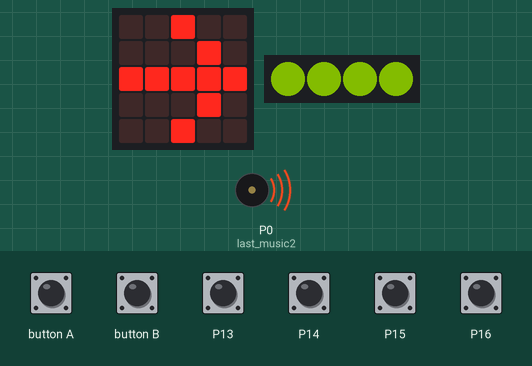
This program was run on a simulated BBC micro:bit running MicroPython. On the bench: the board's 5×5 LED display, 4 RGB LEDs in strip order, left to right, buzzer (waves = sounding). The test bench sets the inputs (shaded band); at power-on: P13–16 HIGH. Dim RGB values are drawn brighter than linear; random numbers come from a fixed seed.

Above: at 1.2 s.
1.3 s: P14 pulled LOW for 0.15 s
At 1.7 s:
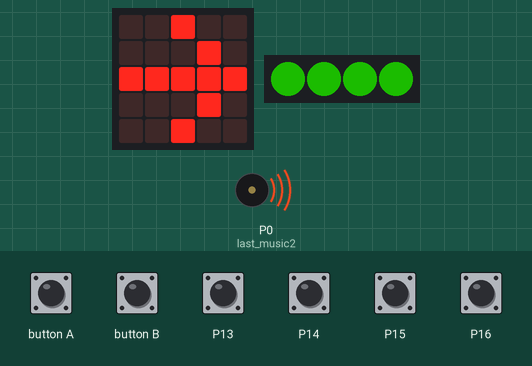
2.0 s: P16 pulled LOW for 0.15 s
At 2.4 s:
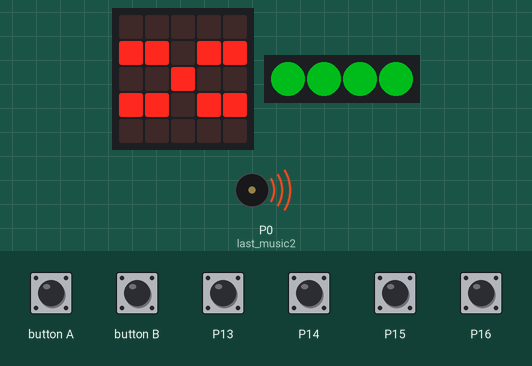
2.7 s: P14 pulled LOW for 1 s
At 3.97 s:
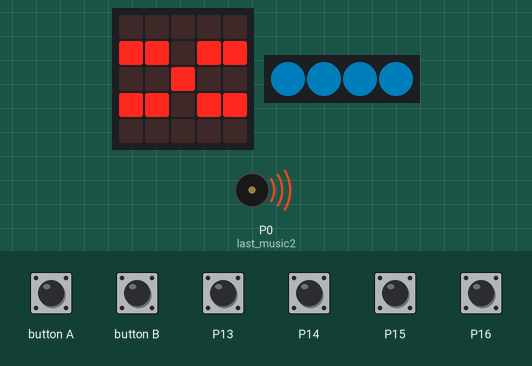
4.3 s: P16 pulled LOW for 1 s
At 4.7 s:
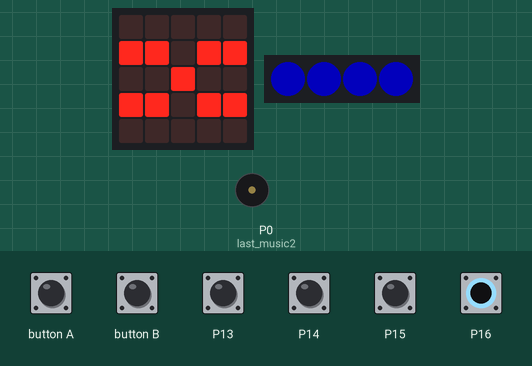
5.9 s: P14 pulled LOW for 0.15 s
At 6.3 s:
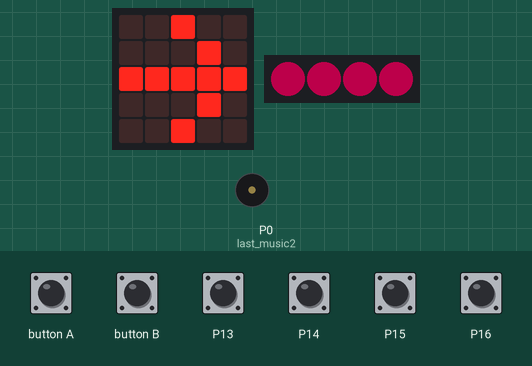
6.6 s: P16 pulled LOW for 0.15 s
At 7.0 s:
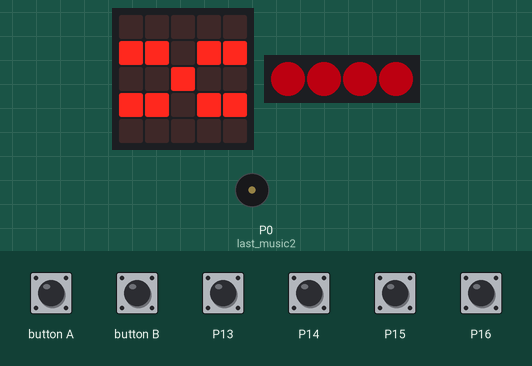
Timing chart, 0 to 10.7 s (numbered marks = the images above; inputs shaded):
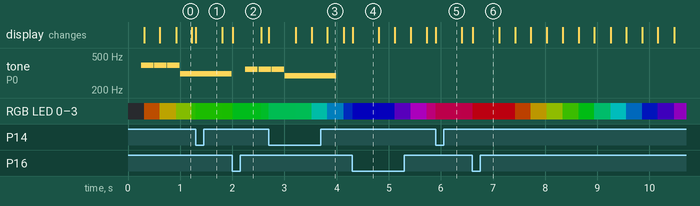

Measured:
- by itself, tone on P0 (last_music2): plays 349 Hz for 0.24 s, 294 Hz for 0.99 s
- what the display in image 4 shows lasts 0.5 s, from 4.3 s to 4.8 s

The program:

Lesson04.py
```python
from microbit import *
import music
import neopixel
import random

# 全局变量初始化
volume = 50
music_mode = 0  # 0=手动模式, 1=随机模式
music2 = 0  # 当前音乐索引
last_music2 = -1  # 上一次播放的音乐索引
hue = 0  # 灯光色相值

# 初始化NeoPixel
strip = neopixel.NeoPixel(pin8, 4)

# 预定义旋律列表 - MicroPython内置旋律
melodies = [
    "DADADADUM",
    "ENTERTAINER",
    "PRELUDE",
    "ODE",
    "NYAN",
    "RINGTONE",
    "FUNK",
    "BLUES",
    "BIRTHDAY",
    "WEDDING",
    "FUNERAL",
    "PUNCHLINE",
    "BADDY",
    "CHASE",
    "BA_DING",
    "WAWAWAWAA",
    "JUMP_UP",
    "JUMP_DOWN",
    "POWER_UP",
    "POWER_DOWN"
]

# 设置引脚上拉电阻
pin13.set_pull(pin13.PULL_UP)
pin14.set_pull(pin14.PULL_UP)
pin15.set_pull(pin15.PULL_UP)
pin16.set_pull(pin16.PULL_UP)

# 初始化音量
set_volume(volume)

# 按钮A回调函数 - 音量增加
def on_button_a():
    global volume
    volume += 10
    if volume > 250:
        volume = 250
    set_volume(volume)


# 按钮B回调函数 - 音量减少
def on_button_b():
    global volume
    volume -= 10
    if volume < 20:
        volume = 20
    set_volume(volume)


# 更新灯光效果
def update_lights():
    global hue

    # 将HSL转换为RGB（简化版）
    h = hue / 360.0

    # 计算RGB值
    if hue < 60:
        r = 255
        g = int(hue / 60.0 * 255)
        b = 0
    elif hue < 120:
        r = int((120 - hue) / 60.0 * 255)
        g = 255
        b = 0
    elif hue < 180:
        r = 0
        g = 255
        b = int((hue - 120) / 60.0 * 255)
    elif hue < 240:
        r = 0
        g = int((240 - hue) / 60.0 * 255)
        b = 255
    elif hue < 300:
        r = int((hue - 240) / 60.0 * 255)
        g = 0
        b = 255
    else:
        r = 255
        g = 0
        b = int((360 - hue) / 60.0 * 255)

    # 设置亮度（30%）
    r = int(r * 0.3)
    g = int(g * 0.3)
    b = int(b * 0.3)

    # 设置所有LED颜色
    for i in range(4):
        strip[i] = (r, g, b)
    strip.show()

    # 更新色相
    hue += 1
    if hue >= 360:
        hue = 0

# 防抖动和引脚状态管理类
class PinState:
    def __init__(self, pin):
        self.pin = pin
        self.last_state = pin.read_digital()
        self.last_time = running_time()

    def check(self):
        current_state = self.pin.read_digital()
        current_time = running_time()

        # 检测下降沿（按下）
        if current_state == 0 and self.last_state == 1:
            # 防抖动检查
            if current_time - self.last_time > 50:  # 50ms防抖动
                self.last_state = current_state
                self.last_time = current_time
                return True

        self.last_state = current_state
        return False

# 主程序
def main():
    global music_mode, music2, last_music2, hue

    # 初始化引脚状态管理器
    pin13_state = PinState(pin13)
    pin14_state = PinState(pin14)
    pin15_state = PinState(pin15)
    pin16_state = PinState(pin16)

    # 灯光更新时间记录
    last_light_update = running_time()
    light_update_interval = 10  # ms


    # 主循环
    while True:
        current_time = running_time()

        # 1. 检查按钮A和B
        if button_a.was_pressed():
            on_button_a()

        if button_b.was_pressed():
            on_button_b()

        # 2. 检查引脚状态
        if pin16_state.check():  # P13按下 - 手动模式
            music_mode = 0
            sleep(500)
            display.clear()

        if pin14_state.check():  # P14按下 - 随机模式
            music_mode = 1
            sleep(500)
            display.clear()

        # 3. 根据模式处理导航按钮
        if music_mode == 0:  # 手动模式
            if pin15_state.check():  # P15按下 - 下一首
                music2 += 1
                if music2 > 19:
                    music2 = 0


            if pin13_state.check():  # P16按下 - 上一首
                music2 -= 1
                if music2 < 0:
                    music2 = 19


        else:  # 随机模式
            if pin15_state.check():  # P15按下 - 随机选择
                music2 = random.randint(0, 19)


            if pin13_state.check():  # P16按下 - 随机选择
                music2 = random.randint(0, 19)


        # 4. 播放音乐（如果音乐索引变化）
        if music2 != last_music2:
            try:
                music.stop()  # 停止当前播放
                # 播放选中的旋律
                melody_name = melodies[music2]
                melody_func = getattr(music, melody_name)
                music.play(melody_func, wait=False)
                last_music2 = music2

            except Exception as e:
                display.scroll("ERR", delay=150)

        # 5. 更新灯光效果
        if current_time - last_light_update >= light_update_interval:
            update_lights()
            last_light_update = current_time
        if music_mode:
            display.show(Image('00000:'
                               '99099:'
                               '00900:'
                               '99099:'
                               '00000'))
        else:
            display.show(Image('00900:'
                               '00090:'
                               '99999:'
                               '00090:'
                               '00900'))

        # 7. 短暂延时，防止过于频繁的循环
        sleep(10)

# 启动程序
if __name__ == "__main__":
    main()
```
